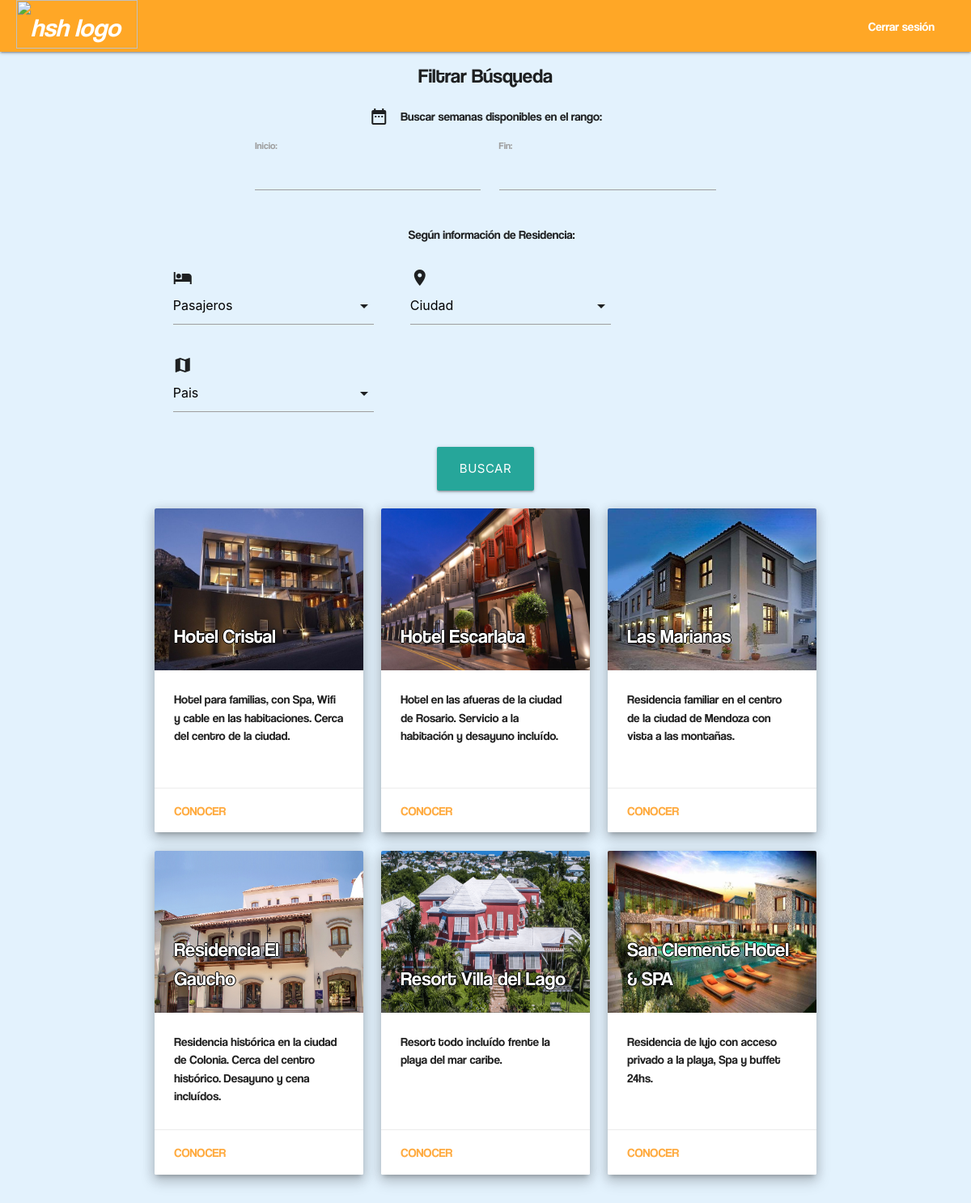
The app's page /buscar_residencias/ with its own data.
### main/models.py (models this page shows, shortened)
class Residencia(models.Model):
	nombre = models.CharField(max_length=50)
	dirección = models.CharField(max_length=200)
	ciudad = models.CharField(max_length=100)
	pais = models.CharField(max_length=30)
	descripcion = models.TextField()
	habitaciones = models.IntegerField(default=0)
	personas = models.IntegerField(default=0)
	baños = models.IntegerField(default=0)
	class Meta:
		ordering = ['nombre']
	def primerFoto(self):
		if self.imagenes.exists():
			return self.imagenes.first().imagen.name[12:]
		else:
			return "fotos/68184730.jpg"

class Imagen(models.Model):
	residencia = models.ForeignKey(Residencia,on_delete=models.CASCADE,related_name='imagenes')
	imagen = models.ImageField(upload_to=('staticfiles/fotos'))

### main/views.py (the view)
# urls.py: path("buscar_residencias/", views.buscar_residencias, name="buscar_residencias"),
def buscar_residencias(request):
    residencias = Residencia.objects.all()
    subastas = []
    errores = ""
    if request.method == 'POST':
        form = BuscarResidenciaForm(request.POST)
        if form.is_valid():
            fecha_inicio = form.cleaned_data.get("inicio")
            fecha_fin = form.cleaned_data.get("fin")
            pasa_form = form.cleaned_data.get("pasajeros")
            pais_form = form.cleaned_data.get("pais")
            ciudad_form = form.cleaned_data.get("ciudad")
            if pasa_form != None and pais_form != "" and ciudad_form != "":
                subastas = Subasta.objects.filter(dia_inicial__gte = fecha_inicio,
                dia_inicial__lte = fecha_fin, residencia__personas = pasa_form,
                residencia__pais = pais_form, residencia__ciudad = ciudad_form)
            elif pais_form != "" and ciudad_form != "":
                subastas = Subasta.objects.filter(dia_inicial__gte = fecha_inicio,
                dia_inicial__lte = fecha_fin, residencia__pais = pais_form,
                residencia__ciudad = ciudad_form)
            elif pasa_form != None and ciudad_form != "":
                subastas = Subasta.objects.filter(dia_inicial__gte = fecha_inicio,
                dia_inicial__lte = fecha_fin, residencia__personas = pasa_form,
                residencia__ciudad = ciudad_form)
            elif pais_form != "" and pasa_form != None:
                subastas = Subasta.objects.filter(dia_inicial__gte = fecha_inicio,
                dia_inicial__lte = fecha_fin, residencia__personas = pasa_form,
                residencia__pais = pais_form)
            elif pasa_form != None:
                subastas = Subasta.objects.filter(dia_inicial__gte = fecha_inicio,
                dia_inicial__lte = fecha_fin, residencia__personas = pasa_form)
            elif pais_form != "":
                subastas = Subasta.objects.filter(dia_inicial__gte = fecha_inicio,
                dia_inicial__lte = fecha_fin, residencia__pais = pais_form)
            elif ciudad_form != "":
                subastas = Subasta.objects.filter(dia_inicial__gte = fecha_inicio,
                dia_inicial__lte = fecha_fin, residencia__ciudad = ciudad_form)
            else:
                subastas = Subasta.objects.filter(dia_inicial__gte = fecha_inicio,
                                                  dia_inicial__lte = fecha_fin)
        residencias = set([Residencia.objects.get(id=s.residencia.id) for s in subastas])
    else:
        form = BuscarResidenciaForm()
    paises = set(r.pais for r in Residencia.objects.all())
    ciudades = set(r.ciudad for r in Residencia.objects.all())
    pasajeros = set(r.personas for r in Residencia.objects.all())
    return render(request=request,
                  template_name="main/residencias/buscar_residencias.html",
                  context={"residencias": residencias,
                           "paises": paises,
                           "pasajeros": pasajeros,
                           "ciudades": ciudades,
                           "form": form})

### main/forms.py (shortened to what this page needs)
class BuscarResidenciaForm(forms.Form):
    inicio = forms.DateField(
        widget=forms.DateInput(format='%d/%m/%Y', attrs={'class': 'datepicker'}),
        input_formats=('%d/%m/%Y', )
        )
    fin = forms.DateField(
        widget=forms.DateInput(format='%d/%m/%Y', attrs={'class': 'datepicker'}),
        input_formats=('%d/%m/%Y', )
        )
    pasajeros = forms.IntegerField(required=False)
    ciudad = forms.CharField(required=False)
    pais = forms.CharField(required=False)

### main/templates/main/residencias/buscar_residencias.html (shortened to what this page needs)
{% extends "main/headers/header_logged_in.html" %}
{% load static %}
{% block content %}
<body>
  <h5 class="centrar">Filtrar Búsqueda</h5>
  <form method="post">
    <div class="row centrar">
      <div class="col">
        <p class="centrar"><i class="material-icons">date_range</i>
          &ensp;&ensp;Buscar semanas disponibles en el rango:</p>
        <div class="col">
          <div class="fieldWrapper">
            <label for='{{ form.inicio }}'>Inicio:</label>
            {{ form.inicio }}
          </div>
        </div>
        <div class="col">
          <div class="fieldWrapper">
            <label for='{{ form.fin }}'>Fin:</label>
            {{ form.fin }}
          </div>
        </div>
      </div>
    </div>
    <div class="row centrar">
    <div class="col">
      <p class="centrar">&ensp;&ensp;Según información de Residencia:</p>
      <div class="col">
        <div class="input-field col s12">
          <i class="material-icons">hotel</i>
        </div>
      </div>
    <div class="col">
      <div class="input-field col s12">
        <i class="material-icons">location_on</i>
      </div>
    </div>
    <div class="col">
      <div class="input-field col s12">
        <i class="material-icons">map</i>
      </div>
    </div>
    </div>
  </div>
    <div class="centrar">
      <button type="submit" class="waves-effect waves-light btn-large">Buscar</button>
    </div>
  </form>
    <div class="row">
      {% if residencias %}
        {% for r in residencias %}
          <div class="col s12 m7 l4">
            <div class="card medium z-depth-3">
              <div class="card-image">
                <img src="{% static r.primerFoto %}" height="200">
                <span class="card-title" style="text-shadow: -1px 0 black, 0 1px black, 1px 0 black, 0 -1px black;">{{r.nombre}}</span>
              </div>
              <div class="card-content" style="overflow: auto">
                <p>{{r.descripcion}}</p><br>
              </div>
              <div class="card-action">
                <a href="/ver_residencia/{{r.id}}">Conocer</a>
              </div>
            </div>
          </div>
        {% endfor %}
      {% else %}
        <h5 class="centrar">No se encontraron resultados</h5>
      {% endif %}
    </div>
</body>
{% endblock %}

### staticfiles/css/main.css (style rules this page uses)
.centrar { display: flex; justify-content: center; }
body { background: #e3f2fd; font-family: coolvetica; }

### records on screen
Residencia: id.imagen (picture), nombre "Hotel Cristal", descripcion "Hotel para familias, con Spa, Wifi y cable en las habitaciones. Cerca del centro de la ciudad."
Residencia: id.imagen (picture), nombre "Hotel Escarlata", descripcion "Hotel en las afueras de la ciudad de Rosario. Servicio a la habitación y desayuno incluído."
Residencia: id.imagen (picture), nombre "Las Marianas", descripcion "Residencia familiar en el centro de la ciudad de Mendoza con vista a las montañas."
Residencia: id.imagen (picture), nombre "Residencia El Gaucho", descripcion "Residencia histórica en la ciudad de Colonia. Cerca del centro histórico. Desayuno y cena incluídos."
Residencia: id.imagen (picture), nombre "Resort Villa del Lago", descripcion "Resort todo incluído frente la playa del mar caribe."
Residencia: id.imagen (picture), nombre "San Clemente Hotel & SPA", descripcion "Residencia de lujo con acceso privado a la playa, Spa y buffet 24hs."
